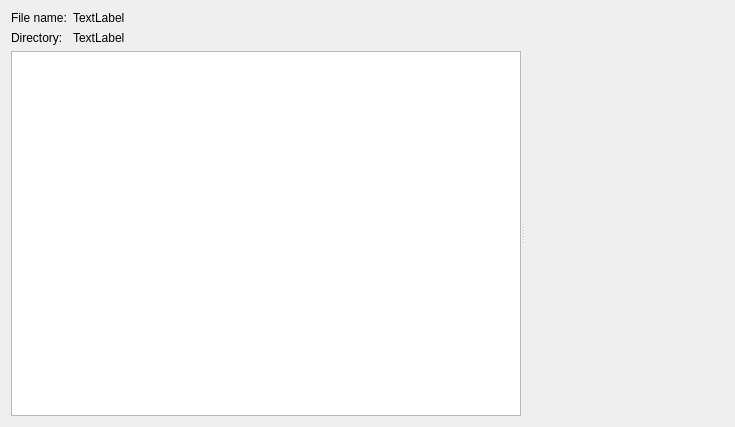
<?xml version="1.0" encoding="UTF-8"?>
<ui version="4.0">
 <class>HeaderEditorPage</class>
 <widget class="QWidget" name="HeaderEditorPage">
  <property name="geometry">
   <rect>
    <x>0</x>
    <y>0</y>
    <width>735</width>
    <height>427</height>
   </rect>
  </property>
  <property name="windowTitle">
   <string>Form</string>
  </property>
  <layout class="QVBoxLayout" name="verticalLayout">
   <item>
    <layout class="QGridLayout" name="gridLayout">
     <item row="0" column="0">
      <widget class="QLabel" name="label">
       <property name="text">
        <string>File name:</string>
       </property>
      </widget>
     </item>
     <item row="0" column="1">
      <widget class="QLabel" name="fileName">
       <property name="sizePolicy">
        <sizepolicy hsizetype="MinimumExpanding" vsizetype="Preferred">
         <horstretch>0</horstretch>
         <verstretch>0</verstretch>
        </sizepolicy>
       </property>
       <property name="text">
        <string>TextLabel</string>
       </property>
      </widget>
     </item>
     <item row="1" column="0">
      <widget class="QLabel" name="label_3">
       <property name="text">
        <string>Directory:</string>
       </property>
      </widget>
     </item>
     <item row="1" column="1">
      <widget class="QLabel" name="directory">
       <property name="sizePolicy">
        <sizepolicy hsizetype="MinimumExpanding" vsizetype="Preferred">
         <horstretch>0</horstretch>
         <verstretch>0</verstretch>
        </sizepolicy>
       </property>
       <property name="text">
        <string>TextLabel</string>
       </property>
      </widget>
     </item>
    </layout>
   </item>
   <item>
    <widget class="QSplitter" name="splitter">
     <property name="sizePolicy">
      <sizepolicy hsizetype="Expanding" vsizetype="MinimumExpanding">
       <horstretch>0</horstretch>
       <verstretch>0</verstretch>
      </sizepolicy>
     </property>
     <property name="orientation">
      <enum>Qt::Horizontal</enum>
     </property>
     <widget class="QTreeView" name="elements">
      <property name="sizePolicy">
       <sizepolicy hsizetype="Expanding" vsizetype="Expanding">
        <horstretch>0</horstretch>
        <verstretch>0</verstretch>
       </sizepolicy>
      </property>
     </widget>
     <widget class="QWidget" name="valuePageContainer" native="true">
      <property name="sizePolicy">
       <sizepolicy hsizetype="Preferred" vsizetype="Expanding">
        <horstretch>0</horstretch>
        <verstretch>0</verstretch>
       </sizepolicy>
      </property>
     </widget>
    </widget>
   </item>
  </layout>
 </widget>
 <resources/>
 <connections>
  <connection>
   <sender>elements</sender>
   <signal>activated(QModelIndex)</signal>
   <receiver>HeaderEditorPage</receiver>
   <slot>itemSelected(QModelIndex)</slot>
   <hints>
    <hint type="sourcelabel">
     <x>69</x>
     <y>271</y>
    </hint>
    <hint type="destinationlabel">
     <x>63</x>
     <y>421</y>
    </hint>
   </hints>
  </connection>
 </connections>
 <slots>
  <slot>itemSelected(QModelIndex)</slot>
 </slots>
</ui>
